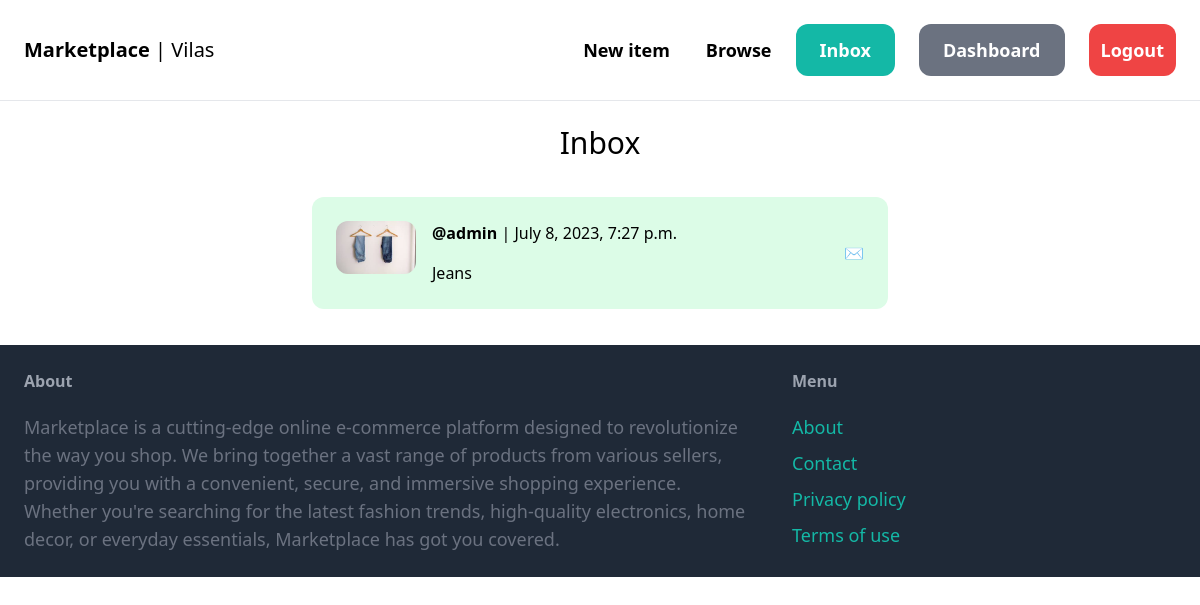
Screenshot of /inbox/ (signed in) with the database file from the repository.
### conversation/models.py (models this page shows, shortened)
class Conversation(models.Model):
    item = models.ForeignKey(Item, related_name='conversations', on_delete=models.CASCADE)
    members = models.ManyToManyField(User, related_name='conversations')
    created_at = models.DateTimeField(auto_now_add=True)
    modified_at = models.DateTimeField(auto_now=True)
    class Meta:
        ordering = ('-modified_at',)

### item/models.py (models this page shows, shortened)
class Item(models.Model):
    category = models.ForeignKey(Category, related_name='items', on_delete=models.CASCADE)
    name = models.CharField(max_length=255)
    description = models.TextField(blank=True,null=True)
    size = models.CharField(max_length=100,blank=True,null=True)
    color = models.CharField(max_length=100,blank=True,null=True)
    gender = models.CharField(max_length=100,blank=True,null=True)
    price=models.FloatField(default=0.0)
    image = models.ImageField(upload_to='item_images', blank=True, null=True)
    is_sold = models.BooleanField(default=False)
    created_by = models.ForeignKey(User, on_delete=models.CASCADE, related_name='items')
    created_at=models.DateTimeField(auto_now_add=True)

### conversation/views.py (the view)
# urls.py: path('', views.inbox, name='inbox'),
@login_required
def inbox(request):
    conversations = Conversation.objects.filter(members__in=[request.user.id])
    return render(request,'conversation/inbox.html',{
        'conversations':conversations,
    })

### conversation/templates/conversation/inbox.html (shortened to what this page needs)
{% extends 'core/base.html' %}
{% block content %}
<h1 class="mb-6 text-3xl text-center">Inbox</h1>
<div class="space-y-6">
    {% for conversation in conversations %}
        <a href="{% url 'conversation:detail' conversation.id %}" class="flex justify-center" >
            <div class="p-6 md:w-1/2 w-full flex justify-between items-center	 bg-gray-100 rounded-xl m-3 {% if conversation.item.created_by != request.user %} bg-green-100  {% else %} bg-blue-100 {% endif %} ">
                <div class="flex">
                    <div class="pr-4 md-shrink-0">
                        <img src="{{ conversation.item.image.url }}" class="w-20 rounded-xl" alt="image">
                   </div>
                   <div>
                       {% for member in conversation.members.all %}
                           {% if member != request.user %}
                               <p class="mb-4"><strong>@{{ member.username }}</strong> | {{ conversation.modified_at }}</p>
                               <p>{{ conversation.item.name }}</p>
                           {% endif %}
                       {% endfor %}
                   </div>
                </div>
                <div>
                    <h3>✉️</h3>
                </div>
            </div>
        </a>
    {% endfor %}
</div>
{% endblock %}

### core/templates/core/base.html (shortened to what this page needs)
{% load static %}
<!DOCTYPE html>
<html lang="en">
<head>
    <script src="https://cdn.tailwindcss.com"></script>
</head>
<body class="dark:bg-gray-900">
    <nav class="dark:text-white py-6 sm:px-6 w-full sm:flex flex-wrap justify-between items-center border-b border-gray-200">
            <a href="/" class="md:text-xl font-semibold ">Marketplace<span class="font-light"> | {{ request.user.username }}</span></a>
        <div class="md:flex  md:space-x-6">
            <div class="flex items-center justify-end sm:space-x-6">
                <a href="{% url 'item:new' %}" class=" m-3 sm:text-lg font-semibold hover:text-gray-500">New item</a>
                <a href="{% url 'item:items' %}" class=" m-3 sm:text-lg font-semibold hover:text-gray-500">Browse</a>
            </div>
            {% if request.user.is_authenticated %}
                <div class="flex items-center justify-center sm:space-x-6 space-x-3">
                    <a href="{% url 'conversation:inbox' %}" class="px-6   sm:py-3 sm:text-lg font-semibold bg-teal-500 text-white rounded-xl hover:bg-teal-700">Inbox</a>
                    <a href="{% url 'dashboard:index' %}" class="px-6  sm:py-3 sm:text-lg font-semibold bg-gray-500 text-white rounded-xl hover:bg-gray-700">Dashboard</a>
                    <a href="{% url 'core:logout' %}" class="px-3  sm:py-3 sm:text-lg font-semibold bg-red-500 text-white rounded-xl hover:bg-red-700">Logout</a>
                </div>
            {% endif %}
        </div>
    </nav>
    <div class="px-6 py-6">
        {% block content %}
        {% endblock %}
    </div>
    <footer  class="py-6 px-6 flex justify-between bg-gray-800">
        <div class="w-2/3 pr-10">
            <h3 class="mb-5 font-semibold text-gray-400">About</h3>
            <p class="text-lg text-gray-500 break-words">
                Marketplace is a cutting-edge online e-commerce platform designed to revolutionize the way you shop. We bring together a vast range of products from various sellers, providing you with a convenient, secure, and immersive shopping experience. Whether you're searching for the latest fashion trends, high-quality electronics, home decor, or everyday essentials, Marketplace has got you covered.
            </p>
        </div>
        <div class="w-1/3">
            <h3 class="mb-5 font-semibold text-gray-400">Menu</h3>
            <ul class="space-y-2">
                <li><a href="#" class="text-lg text-teal-500 hover:text-teal-700">About</a></li>
                <li><a href="{% url 'core:contact' %}" class="text-lg text-teal-500 hover:text-teal-700">Contact</a></li>
                <li><a href="#" class="text-lg text-teal-500 hover:text-teal-700">Privacy policy</a></li>
                <li><a href="#" class="text-lg text-teal-500 hover:text-teal-700">Terms of use</a></li>
            </ul>
        </div>
    </footer>
</body>
</html>

### rows the page displays
Conversation: item.image (picture), modified_at "July 8, 2023, 7:27 p.m.", item.name "Jeans"

### other values shown
{{ request.user.username }} "Vilas"
{{ member.username }} "admin"
